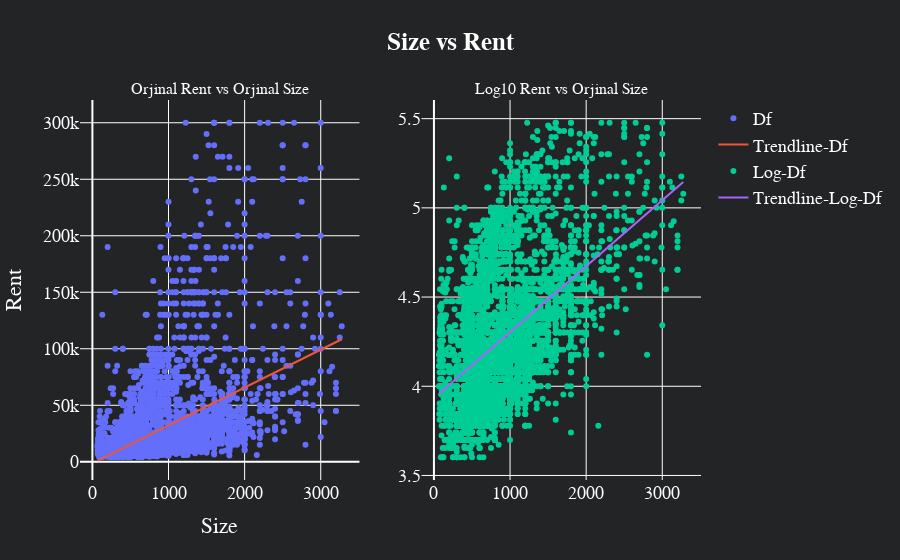

The code cell stored with this chart in its notebook:
### Markdown cell above
### Distribution and trend line of data after Log Transformation (Before / After)

### Code cell
def num_comp(old_df,df,x,y):
    
    model = LinearRegression()
    x_old=old_df[x].values.reshape(-1,1)
    y_old=old_df[y].values.reshape(-1,1)
    model.fit(x_old,y_old)
    xold_range=np.linspace(x_old.min(),x_old.max(),20)
    yold_range=model.predict(xold_range.reshape(-1,1))
    #model.fit(X, df.tip)
    fig = make_subplots(rows=1, cols=2,subplot_titles=('Orjinal Rent vs Orjinal Size',  'Log10 Rent vs Orjinal Size'))
    fig.add_trace(
        go.Scatter(x=old_df[x], y=old_df[y],mode='markers',name='Df'),
        row=1, col=1
    )
    fig.add_trace(
        go.Scatter(x=xold_range, y=yold_range.reshape(1,-1)[0],name='Trendline-Df'),
        row=1,col=1
    )

    fig.add_trace(
        go.Scatter(x=df[x], y=df[y],mode='markers',name='Log-Df'),
        row=1, col=2
    )
    x_log=df[x].values.reshape(-1,1)
    y_log=df[y].values.reshape(-1,1)
    model.fit(x_log,y_log)
    xlog_range=np.linspace(x_log.min(),x_log.max(),20)
    ylog_range=model.predict(xlog_range.reshape(-1,1))
    fig.add_trace(
        go.Scatter(x=xlog_range,y=ylog_range.reshape(1,-1)[0],name='Trendline-Log-Df'),
        row=1,col=2
    )

    fig.update_layout(title_text='<b>'+df[x].name+' vs '+df[y].name+'</b>',
                  title_x=0.5,
                  paper_bgcolor='#232425',
                  plot_bgcolor='#232425',
                  font=dict(
                      family="Courier New, monospace",
                      size=18,
                      color='white'),
                      xaxis_title=df[x].name,
                      yaxis_title=df[y].name)
    fig.show()
    
num_comp(csv,csv_log,'Size','Rent')

### Figure 1 — Plotly figure (JSON) as saved in the notebook; plotly's stock layout.template omitted (floating-point values rounded to 4 significant figures; data arrays with more than 128 entries replaced by an {"elided": "..."} marker saying what was removed)
{"data": [{"mode": "markers", "name": "Df", "x": {"elided": "4586 int values"}, "y": {"elided": "4586 int values"}, "type": "scatter", "xaxis": "x", "yaxis": "y"}, {"name": "Trendline-Df", "x": [70, 238.7, 407.5, 576.2, 744.9, 913.7, 1082.0, 1251.0, 1420.0, 1589.0, 1757.0, 1926.0, 2095.0, 2264.0, 2432.0, 2601.0, 2770.0, 2939.0, 3107.0, 3276], "y": [981.6, 6637.0, 12290.0, 17950.0, 23600.0, 29260.0, 34910.0, 40570.0, 46220.0, 51880.0, 57530.0, 63190.0, 68850.0, 74500.0, 80160.0, 85810.0, 91470.0, 97120.0, 102800.0, 108400.0], "type": "scatter", "xaxis": "x", "yaxis": "y"}, {"mode": "markers", "name": "Log-Df", "x": {"elided": "4586 int values"}, "y": {"elided": "4586 float values"}, "type": "scatter", "xaxis": "x2", "yaxis": "y2"}, {"name": "Trendline-Log-Df", "x": [70, 238.7, 407.5, 576.2, 744.9, 913.7, 1082.0, 1251.0, 1420.0, 1589.0, 1757.0, 1926.0, 2095.0, 2264.0, 2432.0, 2601.0, 2770.0, 2939.0, 3107.0, 3276], "y": [3.96, 4.022, 4.084, 4.147, 4.209, 4.272, 4.334, 4.396, 4.459, 4.521, 4.584, 4.646, 4.708, 4.771, 4.833, 4.895, 4.958, 5.02, 5.083, 5.145], "type": "scatter", "xaxis": "x2", "yaxis": "y2"}], "layout": {"xaxis": {"anchor": "y", "domain": [0, 0.45], "title": {"text": "Size"}, "type": "linear", "range": [-142.2, 3488.0], "autorange": true}, "yaxis": {"anchor": "x", "domain": [0, 1], "title": {"text": "Rent"}, "type": "linear", "range": [-17680.0, 321700.0], "autorange": true}, "xaxis2": {"anchor": "y2", "domain": [0.55, 1], "type": "linear", "range": [-142.2, 3488.0], "autorange": true}, "yaxis2": {"anchor": "x2", "domain": [0, 1], "type": "linear", "range": [3.465, 5.614], "autorange": true}, "annotations": [{"font": {"size": 16}, "showarrow": false, "text": "Orjinal Rent vs Orjinal Size", "x": 0.225, "xanchor": "center", "xref": "paper", "y": 1, "yanchor": "bottom", "yref": "paper"}, {"font": {"size": 16}, "showarrow": false, "text": "Log10 Rent vs Orjinal Size", "x": 0.775, "xanchor": "center", "xref": "paper", "y": 1, "yanchor": "bottom", "yref": "paper"}], "title": {"text": "<b>Size vs Rent</b>", "x": 0.5}, "font": {"family": "Courier New, monospace", "size": 18, "color": "white"}, "paper_bgcolor": "#232425", "plot_bgcolor": "#232425", "autosize": true}}
